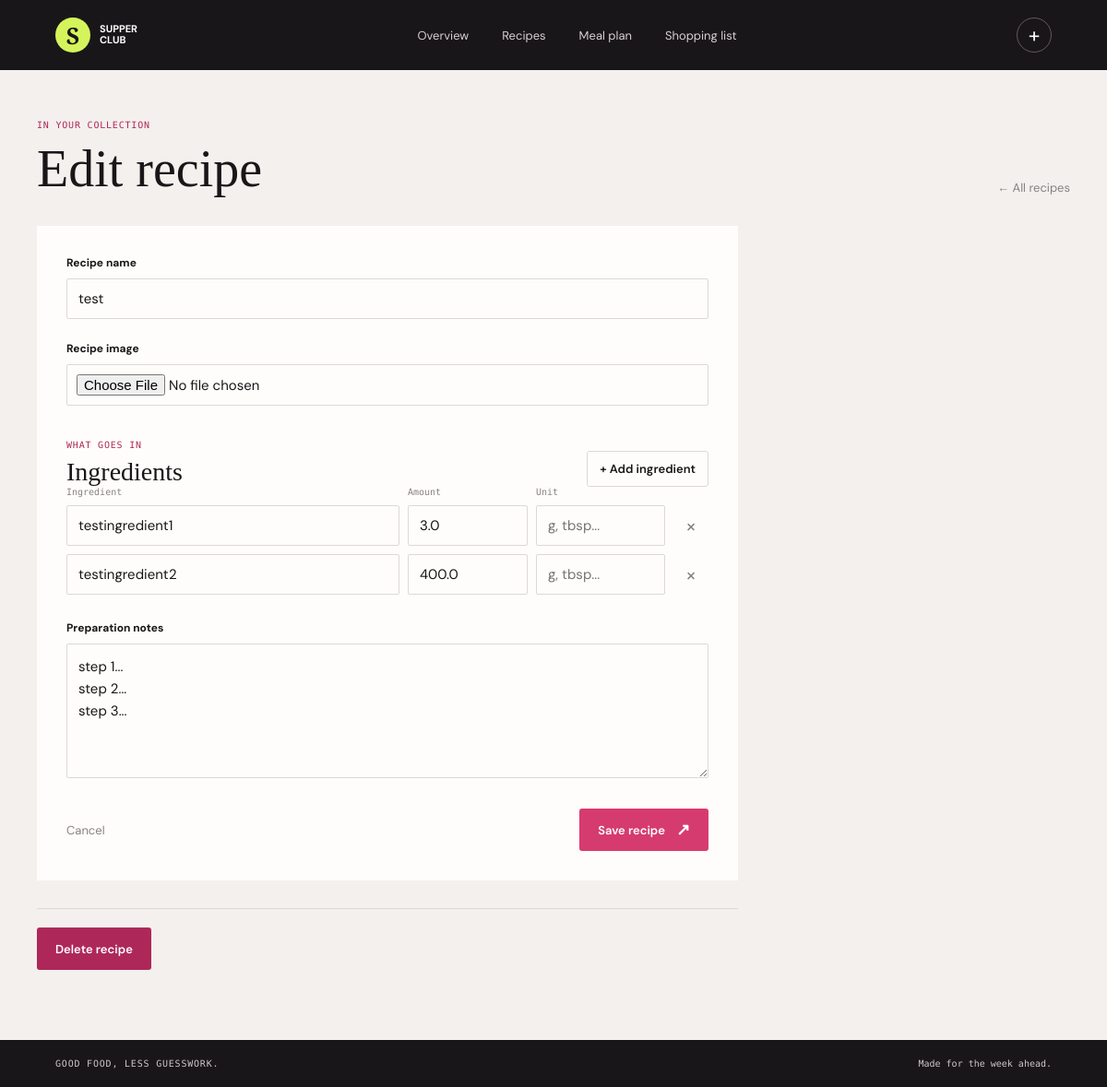
The app's page /recipes/4/edit with its own data.
### tables this page shows
CREATE TABLE recipes (
                id INTEGER PRIMARY KEY AUTOINCREMENT,
                name TEXT NOT NULL,
                notes TEXT NOT NULL DEFAULT '',
                created_at TEXT NOT NULL DEFAULT CURRENT_TIMESTAMP
            , image_filename TEXT);

CREATE TABLE ingredients (
                id INTEGER PRIMARY KEY AUTOINCREMENT,
                recipe_id INTEGER NOT NULL,
                name TEXT NOT NULL,
                amount REAL NOT NULL,
                unit TEXT NOT NULL DEFAULT '',
                FOREIGN KEY (recipe_id) REFERENCES recipes(id) ON DELETE CASCADE
            );

### routes/main.py (the view, shortened to what this page needs)
@main.route("/recipes/<int:recipe_id>/edit", methods=["GET", "POST"])
def edit_recipe(recipe_id):
    with database() as connection:
        recipe = connection.execute(
            "SELECT * FROM recipes WHERE id = ?", (recipe_id,)
        ).fetchone()
        if recipe is None:
            abort(404)
        ingredients = connection.execute(
            "SELECT name, amount, unit FROM ingredients WHERE recipe_id = ? ORDER BY id",
            (recipe_id,),
        ).fetchall()
    return render_template("recipe_form.html", recipe=recipe, ingredients=ingredients, error=None)

### database/database.py (called while the page is built)
def get_connection():
    DATA_DIR.mkdir(parents=True, exist_ok=True)
    connection = sqlite3.connect(DATABASE_PATH)
    connection.row_factory = sqlite3.Row
    connection.execute("PRAGMA foreign_keys = ON")
    return connection

@contextmanager
def database():
    connection = get_connection()
    try:
        yield connection
        connection.commit()
    except Exception:
        connection.rollback()
        raise
    finally:
        connection.close()

### templates/recipe_form.html (shortened to what this page needs)
{% extends "base.html" %}
{% block content %}
<section class="page-heading compact-heading"><div><p class="eyebrow">{{ 'IN YOUR COLLECTION' if recipe else 'SAVE A GOOD ONE' }}</p><h1>{{ 'Edit recipe' if recipe else 'New recipe' }}</h1></div><a class="back-link" href="{{ url_for('main.recipe_list') }}">← All recipes</a></section>
<form class="editor-form" method="post" enctype="multipart/form-data">
    <label class="field-label" for="recipe-name">Recipe name</label><input id="recipe-name" name="name" required maxlength="120" value="{{ request.form.get('name', recipe.name if recipe else '') }}" placeholder="e.g. Crispy lemon chickpeas">
    <div class="recipe-image-field"><label class="field-label" for="recipe-image">Recipe image</label><input id="recipe-image" name="image" type="file" accept="image/png,image/jpeg,image/gif,image/webp"></div>
    <div class="ingredient-section"><div class="section-heading"><div><p class="eyebrow">WHAT GOES IN</p><h2>Ingredients</h2></div><button class="button button-outline" type="button" id="add-ingredient">+ Add ingredient</button></div>
        <div class="ingredient-table ingredient-table-head"><span>Ingredient</span><span>Amount</span><span>Unit</span><span></span></div>
        <div id="ingredient-rows">
        {% for item in ingredients %}<div class="ingredient-row"><input name="ingredient_name" aria-label="Ingredient" required value="{{ item.name }}" placeholder="Ingredient"><input name="ingredient_amount" aria-label="Amount" type="number" min="0.01" step="any" required value="{{ item.amount }}" placeholder="0"><input name="ingredient_unit" aria-label="Unit" value="{{ item.unit }}" placeholder="g, tbsp..."><button type="button" class="remove-row" aria-label="Remove ingredient">×</button></div>{% endfor %}
        </div>
    </div>
    <label class="field-label" for="recipe-notes">Preparation notes</label><textarea id="recipe-notes" name="notes" rows="5" placeholder="Steps, timings, little things to remember...">{{ request.form.get('notes', recipe.notes if recipe else '') }}</textarea>
    <div class="form-actions"><a class="back-link" href="{{ url_for('main.view_recipe', recipe_id=recipe.id) if recipe else url_for('main.recipe_list') }}">Cancel</a><button class="button button-pink" type="submit">Save recipe <span>↗</span></button></div>
</form>
{% if recipe %}<form class="delete-form" method="post" action="{{ url_for('main.delete_recipe', recipe_id=recipe.id) }}" data-confirm="Delete '{{ recipe.name }}'? This cannot be undone."><button class="button button-danger" type="submit">Delete recipe</button></form>{% endif %}
{% endblock %}

### static/css/style.css (style rules this page uses)
:root { --ink: #191619; --paper: #f4f0ed; --white: #fffdfb; --pink: #d63b70; --pink-dark: #ad2858; --lime: #d5f45b; --muted: #888184; --line: #ded8d5; --mono: "DM Mono", "Courier New", monospace; --sans: "DM Sans", "Segoe UI", sans-serif; --serif: "Playfair Display", Georgia, serif; }
* { box-sizing: border-box; }
html { background: var(--paper); }
body { margin: 0; color: var(--ink); background: var(--paper); font-family: var(--sans); font-size: 15px; }
a { color: inherit; text-decoration: none; }
button, input, select, textarea { font: inherit; }
button, a, input, select, textarea { -webkit-tap-highlight-color: transparent; }
.site-footer span:first-child, .eyebrow, .tile-kicker, .action-index, .share-note { font-family: var(--mono); font-size: 10px; letter-spacing: .08em; }
.eyebrow { margin: 0 0 14px; color: var(--pink-dark); }
h1, h2, p { margin-top: 0; }
h1 { margin-bottom: 0; font: 500 clamp(42px, 6vw, 69px)/1.02 var(--serif); letter-spacing: 0; }
h2 { font: 500 30px/1.15 var(--serif); letter-spacing: 0; }
.section-heading { display: flex; align-items: end; justify-content: space-between; gap: 18px; }
.section-heading h2 { margin: 0; font-size: 28px; }
.section-heading .eyebrow { margin-bottom: 8px; }
.page-heading { display: flex; align-items: end; justify-content: space-between; gap: 24px; margin-bottom: 38px; animation: rise-in .45s ease both; }
.button { display: inline-flex; min-height: 46px; align-items: center; justify-content: center; gap: 12px; padding: 0 19px; border: 1px solid transparent; border-radius: 3px; cursor: pointer; font-size: 13px; font-weight: 600; transition: transform .15s, background .15s; }
.button span { font-size: 18px; }
.button-pink { color: white; background: var(--pink); }
.button-outline { min-height: 39px; padding: 0 13px; border-color: var(--line); color: var(--ink); background: transparent; }
.compact-heading { margin-bottom: 33px; }
.compact-heading h1 { font-size: clamp(40px, 5vw, 56px); }
.back-link { color: var(--muted); font-size: 13px; }
.editor-form { max-width: 760px; padding: 32px; background: var(--white); }
.recipe-image-field { margin-top: 24px; }
.recipe-image-field input[type="file"] { min-height: 0; padding: 10px; }
.field-label { display: block; margin: 0 0 9px; font-size: 12px; font-weight: 700; }
input, select, textarea { width: 100%; min-width: 0; border: 1px solid var(--line); border-radius: 2px; outline: none; color: var(--ink); background: var(--white); }
input, select { min-height: 44px; padding: 0 12px; }
textarea { resize: vertical; padding: 12px; line-height: 1.6; }
.ingredient-section { margin: 37px 0 28px; }
.ingredient-table { display: grid; grid-template-columns: minmax(0, 1fr) 130px 140px 38px; gap: 9px; }
.ingredient-table-head { padding-bottom: 9px; color: var(--muted); font: 10px var(--mono); }
.ingredient-row { display: grid; grid-template-columns: minmax(0, 1fr) 130px 140px 38px; gap: 9px; margin-bottom: 9px; }
.remove-row { width: 38px; min-height: 42px; border: 0; color: var(--muted); background: transparent; cursor: pointer; font-size: 22px; }
.form-actions { display: flex; align-items: center; justify-content: space-between; gap: 20px; margin-top: 28px; }
.delete-form { max-width: 760px; margin-top: 30px; padding-top: 20px; border-top: 1px solid var(--line); }
.button-danger { color: white; background: var(--pink-dark); }

### records on screen
recipes: name "test", notes "step 1... step 2... step 3..."
ingredients: ingredient_name "testingredient1", ingredient_amount "3.0"
ingredients: ingredient_name "testingredient2", ingredient_amount "400.0"

### other values on screen
{{ 'IN YOUR COLLECTION' if recipe else 'SAVE A GOOD ONE' }} "IN YOUR COLLECTION"
{{ 'Edit recipe' if recipe else 'New recipe' }} "Edit recipe"
